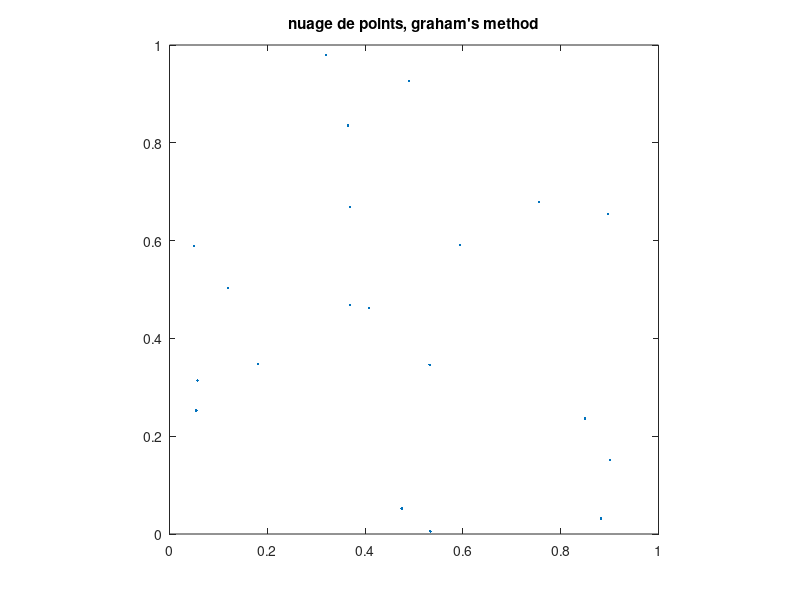

This figure's MATLAB source: (Note: this script raises an error after producing the figure.)
%% TD enveloppes convexes
%% SABIR ILYASS
close all; clearvars;

%% Graham's algorithm (2eme version)

n = 20;
points = rand(2,n);

%% affichage de nuage de points

figure;
plot(points(1,:), points(2,:), '.');
axis square; axis equal;
title("nuage de points, graham's method");
axis([0 1 0 1]); hold on;


%% créer un tableau de taille 3 * n: les deux premiers lignes pour les coordonnées du point et le 3eme ligne pour l'angle ... 

% sortedArray = zeros(3,n);
% sortedArray(1,1) = pxmin; sortedArray(2,1) = pymin; sortedArray(3,1) = -2;
% 
% for i = 1:(minY - 1)
%     sortedArray(1,i+1) = points(1,i);
%     sortedArray(2,i+1) = points(2,i);
%     sortedArray(3,i+1) = cosAngle(pxmin, pymin, points(1,i), points(2,i), 2, pymin);
% end
% for i = (minY + 1):n
%     sortedArray(1,i) = points(1,i);
%     sortedArray(2,i) = points(2,i);
%     sortedArray(3,i) = cosAngle(pxmin, pymin, points(1,i), points(2,i), 2, pymin);
% end


%% tri des points selon ordre croissantes des abcisse:
%points = sortrows(points',2,'ascend')';
points = sortrows(points',[1,2],'ascend')'

% [pxmin, pymin, minY] = minimum(points, n);

% if(minY ~= 1)
%     points(1, minY) = points(1,1); points(2, minY) = points(1,2);
%     points(1,1) = pxmin; points(2,1) = pymin;
% end


%% initialisation:
indexPoints = zeros(1, n); 
index = 2;
indexPoints(1,1) = 1; indexPoints(1,2) = 2;

%% construction des points de l'enveloppe convexe (partie supérieure)

for i = 3:n

    orientation = orient(points(1,indexPoints(1,index - 1)), points(2,indexPoints(1,index - 1)), points(1,indexPoints(1,index)), points(2, indexPoints(1,index)), ...
        points(1,i), points(2,i));
    while (orientation == 1)
        [index, indexPoints] = FIFO(indexPoints, index, i, 'pop');

        if( index == 1)
            break;
        else
                    orientation = orient(points(1,indexPoints(1,index - 1)), points(2,indexPoints(1,index - 1)), points(1,indexPoints(1,index)),points(2, indexPoints(1,index)) ...
             , points(1,i), points(2,i));
        end
    end
    [index, indexPoints] = FIFO(indexPoints, index, i, 'append');
end

%% plot l'enveloppe convexe
for i = 1:index - 1
    pointx1 = points(1,indexPoints(1,i)); pointy1 = points(2, indexPoints(1,i));
    pointx2 = points(1, indexPoints(1,i+1)); pointy2 = points(2, indexPoints(1,i+1));
    plot([pointx1 pointx2], [pointy1 pointy2]);
end

%% construction des points de l'enveloppe convexe (partie inférieure)
indexPoints = zeros(1, n); 
index = 2;
indexPoints(1,1) = n; indexPoints(1,2) = n - 1;

for i = 3:n

    orientation = orient(points(1,indexPoints(1,index - 1)), points(2,indexPoints(1,index - 1)), points(1,indexPoints(1,index)), points(2, indexPoints(1,index)), ...
        points(1,n - i + 1), points(2,n - i + 1));
    while (orientation == 1)
        [index, indexPoints] = FIFO(indexPoints, index, n - i + 1, 'pop');

        if( index == 1)
            break;
        else
                    orientation = orient(points(1,indexPoints(1,index - 1)), points(2,indexPoints(1,index - 1)), points(1,indexPoints(1,index)),points(2, indexPoints(1,index)) ...
             , points(1,n - i + 1), points(2,n - i + 1));

        end
    end
    [index, indexPoints] = FIFO(indexPoints, index, n - i + 1, 'append');
end

%% plot l'enveloppe convexe
for i = 1:index - 1
    pointx1 = points(1,indexPoints(1,i)); pointy1 = points(2, indexPoints(1,i));
    pointx2 = points(1, indexPoints(1,i+1)); pointy2 = points(2, indexPoints(1,i+1));
    plot([pointx1 pointx2], [pointy1 pointy2]);
end
